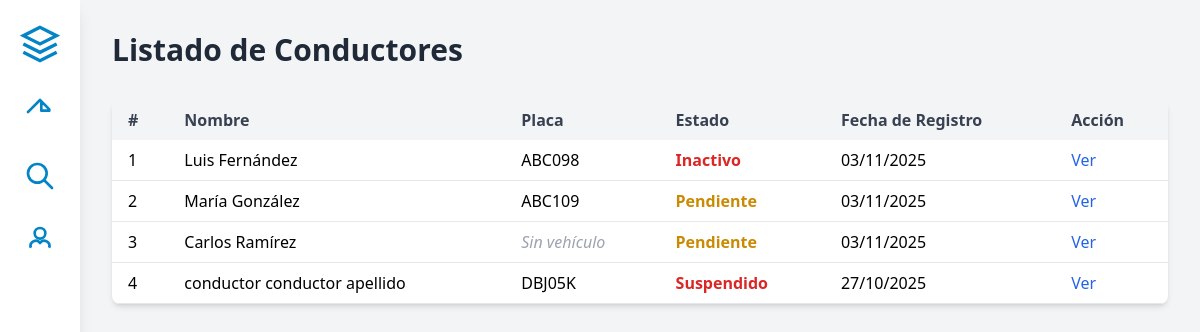
The page /conductores/activos/ (signed in) on the database as committed earlier.
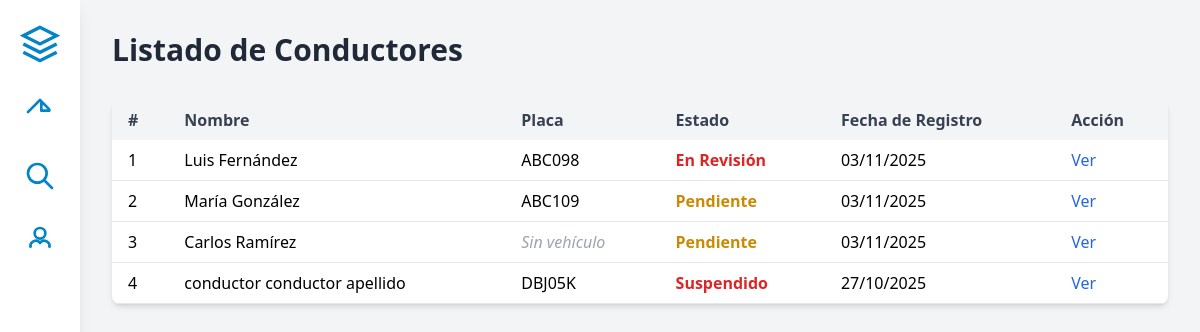
The same page on the database as committed later.
### src/models/models.py (models this page shows, shortened)
class Conductor(models.Model):
    user = models.OneToOneField(
        User,
        on_delete=models.CASCADE,
        related_name='conductor',
        verbose_name="Usuario"
    )
    segundo_nombre = models.CharField(
        max_length=30,
        blank=True,
        null=True,
        verbose_name="Segundo Nombre"
    )
    segundo_apellido = models.CharField(
        max_length=30,
        blank=True,
        null=True,
        verbose_name="Segundo Apellido"
    )
    TIPO_DOCUMENTO_CHOICES = [
        ('CC', 'Cédula de Ciudadanía'),
        ('CE', 'Cédula de Extranjería'),
        ('PAS', 'Pasaporte'),
    ]
    tipo_documento = models.CharField(
        max_length=3,
        choices=TIPO_DOCUMENTO_CHOICES,
        verbose_name="Tipo de Documento"
    )
    numero_documento = models.CharField(
        max_length=15,
        unique=True,
        validators=[RegexValidator(r'^[0-9]+$', 'Solo se permiten números')],
        verbose_name="Número de Documento"
    )
    fecha_nacimiento = models.DateField(
        verbose_name="Fecha de Nacimiento"
    )
    telefono_principal = models.CharField(
        max_length=10,
        validators=[RegexValidator(r'^[0-9]{10}$', 'El teléfono debe tener 10 dígitos')],
        verbose_name="Teléfono Principal"
    )
    telefono_secundario = models.CharField(
        max_length=10,
        blank=True,
        null=True,
        validators=[RegexValidator(r'^[0-9]{10}$', 'El teléfono debe tener 10 dígitos')],
        verbose_name="Teléfono Secundario"
    )
    direccion = models.CharField(
        max_length=60,
        verbose_name="Dirección de Residencia"
    )
    ciudad = models.CharField(
        max_length=30,
        verbose_name="Ciudad"
    )
    numero_licencia = models.CharField(
        max_length=20,
        verbose_name="Número de Licencia"
    )
    licencia_expedicion = models.DateField(
        verbose_name="Fecha de Expedición de Licencia"
    )
    licencia_vencimiento = models.DateField(
        verbose_name="Fecha de Vencimiento de Licencia"
    )
    TIPO_CUENTA_CHOICES = [
        ('Ahorros', 'Ahorros'),
        ('Corriente', 'Corriente'),
    ]
    tipo_cuenta = models.CharField(
        max_length=10,
        choices=TIPO_CUENTA_CHOICES,
        verbose_name="Tipo de Cuenta"
    )
    banco = models.CharField(
        max_length=50,
        verbose_name="Banco"
    )
    numero_cuenta = models.CharField(
        max_length=20,
        validators=[RegexValidator(r'^[0-9]+$', 'Solo se permiten números')],
        verbose_name="Número de Cuenta"
    )
    ESTADO_CHOICES = [
        ('Pendiente', 'Pendiente'),
        ('En Corrección', 'En Corrección'),
        ('Activo', 'Activo'),
        ('Inactivo', 'Inactivo'),
        ('Suspendido', 'Suspendido'),
        ('Bloqueado', 'Bloqueado'),
        ('Rechazado', 'Rechazado'),
        ('Dado de Baja', 'Dado de Baja'),
    ]
    estado = models.CharField(
        max_length=40,
        choices=ESTADO_CHOICES,
        default='Pendiente',
        verbose_name="Estado"
    )
    fecha_registro = models.DateTimeField(
        auto_now_add=True,
        verbose_name="Fecha de Registro"
    )
    activo = models.BooleanField(
        default=True,
        verbose_name="Activo"
    )
    class Meta:
        db_table = 'conductor'
        verbose_name = 'Conductor'
        verbose_name_plural = 'Conductores'
        ordering = ['-fecha_registro']
        indexes = [
            models.Index(fields=['numero_documento']),
            models.Index(fields=['estado']),
        ]
    def get_placa(self):
        try:
            return self.vehiculo.placa
        except Vehiculo.DoesNotExist:
            return None
    def tiene_vehiculo_asignado(self):
        try:
            return self.vehiculo is not None
        except Vehiculo.DoesNotExist:
            return False

class Vehiculo(models.Model):
    conductor = models.OneToOneField(
        Conductor,
        on_delete=models.CASCADE,
        related_name='vehiculo',
        verbose_name="Conductor"
    )
    placa = models.CharField(
        max_length=6,
        unique=True,
        verbose_name="Placa del Vehículo"
    )
    marca = models.CharField(
        max_length=30,
        verbose_name="Marca del Vehículo"
    )
    modelo = models.CharField(
        max_length=30,
        verbose_name="Modelo del Vehículo"
    )
    anio = models.PositiveIntegerField(
        verbose_name="Año del Vehículo"
    )
    color = models.CharField(
        max_length=20,
        verbose_name="Color del Vehículo"
    )
    tipo_vehiculo = models.CharField(
        max_length=20,
        verbose_name="Tipo de Vehículo"
    )
    num_pasajeros = models.PositiveIntegerField(
        verbose_name="Número de Pasajeros"
    )
    fecha_registro = models.DateTimeField(
        auto_now_add=True,
        verbose_name="Fecha de Registro"
    )
    activo = models.BooleanField(
        default=True,
        verbose_name="Activo"
    )
    class Meta:
        db_table = 'vehiculo'
        verbose_name = 'Vehículo'
        verbose_name_plural = 'Vehículos'
        ordering = ['-fecha_registro']
        indexes = [
            models.Index(fields=['placa']),
            models.Index(fields=['conductor']),
        ]

### src/views/views.py (the view)
# urls.py: path('conductores/activos/', views.conductores_todos, name='conductores_activos'),
@admin_required
@login_required
def conductores_todos(request):
    conductores = Conductor.objects.select_related('user', 'vehiculo').all()
    return render(request, 'conductores/listado_todos.html', {'conductores': conductores})

### src/templates/conductores/listado_todos.html (shortened to what this page needs)
{% extends "base.html" %}
{% block page_title %}
Listado de Conductores
{% endblock %}
{% block content %}
<table class="min-w-full bg-white shadow-md rounded-lg overflow-hidden">
  <thead class="bg-gray-100 text-gray-700">
    <tr>
      <th class="px-4 py-2 text-left">#</th>
      <th class="px-4 py-2 text-left">Nombre</th>
      <th class="px-4 py-2 text-left">Placa</th>
      <th class="px-4 py-2 text-left">Estado</th>
      <th class="px-4 py-2 text-left">Fecha de Registro</th>
      <th class="px-4 py-2 text-left">Acción</th>
    </tr>
  </thead>
  <tbody>
    {% for conductor in conductores %}
    <tr class="border-b hover:bg-gray-50">
      <td class="px-4 py-2">{{ forloop.counter }}</td>
      <td class="px-4 py-2">{{ conductor.user.get_full_name }}</td>
      <td class="px-4 py-2">
        {% if conductor.tiene_vehiculo_asignado %}
          {{ conductor.get_placa }}
        {% else %}
          <span class="italic text-gray-400">Sin vehículo</span>
        {% endif %}
      </td>
      <td class="px-4 py-2">
        <span class="{% if conductor.estado == 'Activo' %}text-green-600{% elif conductor.estado == 'Pendiente' %}text-yellow-600{% else %}text-red-600{% endif %} font-semibold">
          {{ conductor.estado }}
        </span>
      </td>
      <td class="px-4 py-2">{{ conductor.fecha_registro|date:"d/m/Y" }}</td>
      <td class="px-4 py-2">
        {% if conductor.numero_documento %}
          <a href="{% url 'driver_history' %}?search={{ conductor.numero_documento|urlencode }}" class="text-blue-600 hover:text-blue-800">
             Ver
          </a>
        {% elif conductor.tiene_vehiculo_asignado %}
          <a href="{% url 'driver_history' %}?search={{ conductor.get_placa|urlencode }}" class="text-blue-600 hover:text-blue-800">
            <i class="fas fa-eye"></i> Ver
          </a>
        {% else %}
          <a href="{% url 'driver_history' %}?search={{ conductor.id }}" class="text-blue-600 hover:text-blue-800">
            <i class="fas fa-eye"></i> Ver
          </a>
        {% endif %}
      </td>
    </tr>
    {% empty %}
    <tr>
      <td colspan="6" class="px-4 py-2 text-center text-gray-500">No hay conductores registrados.</td>
    </tr>
    {% endfor %}
  </tbody>
</table>
{% endblock %}

Rows that differ between the two databases and show on the page:
changed Conductor "Luis Fernández": estado "Inactivo" → "En Revisión"
